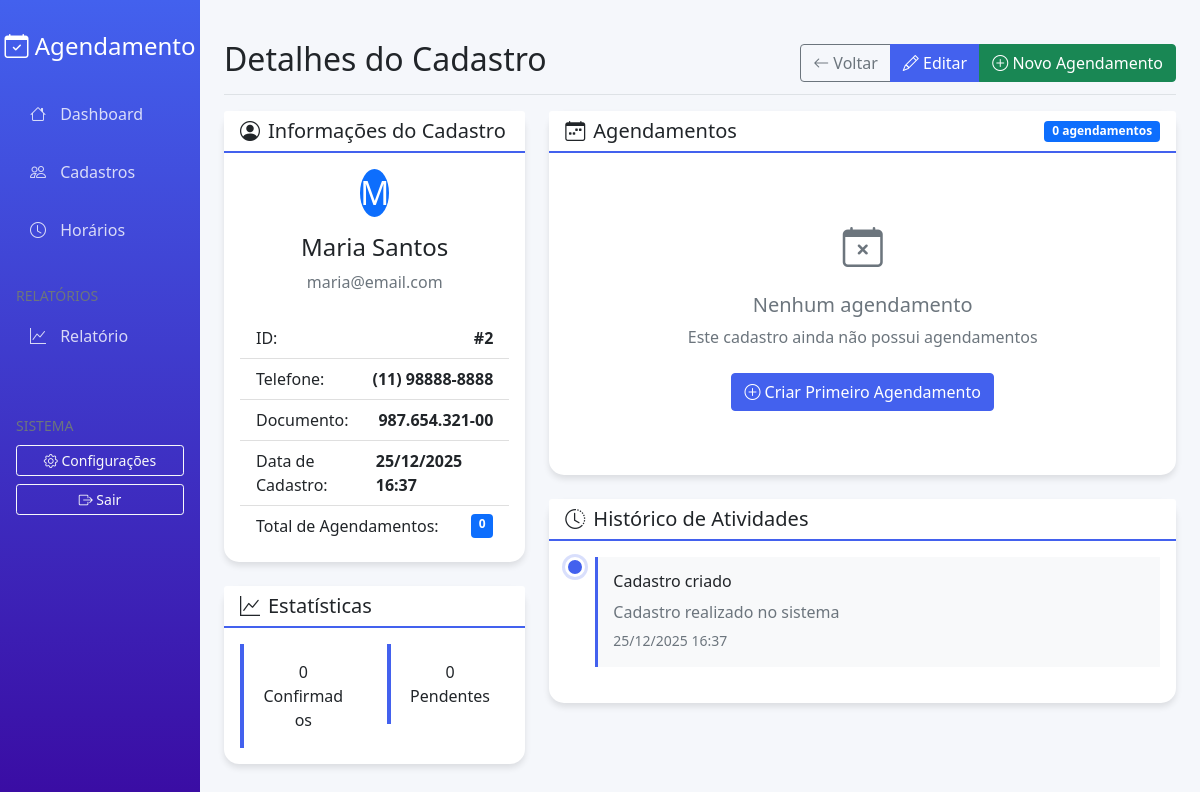
The app's page /cadastros/2 with its own data.
### models/Cadastro.py (models this page shows, shortened)
class Cadastro(db.Model):
    __tablename__ = 'cadastros'
    id = db.Column(db.Integer, primary_key=True)
    nome = db.Column(db.String(100), nullable=False)
    email = db.Column(db.String(100), unique=True, nullable=False)
    telefone = db.Column(db.String(20))
    documento = db.Column(db.String(20), unique=True)
    data_criacao = db.Column(db.DateTime, default=datetime.utcnow)
    horarios = db.relationship('Horario', backref='cadastro', lazy=True, cascade='all, delete-orphan')

### app.py (the view)
    @app.route('/cadastros/<int:id>')
    def visualizar_cadastro(id):
        with app.app_context():
            cadastro = Cadastro.query.get_or_404(id)
            horarios = Horario.query.filter_by(cadastro_id=id).order_by(Horario.data.desc(), Horario.hora_inicio).all()
            hoje = date.today()
            horarios_confirmados = len([h for h in horarios if h.status == 'confirmado'])
            horarios_pendentes = len([h for h in horarios if h.status == 'pendente'])
            atividades = [
                {'titulo': 'Cadastro criado', 'descricao': 'Cadastro realizado no sistema', 'data': cadastro.data_criacao},
                {'titulo': 'Primeiro agendamento', 'descricao': 'Primeiro horário agendado', 'data': datetime.now() - timedelta(days=5)} if horarios else None,
                {'titulo': 'Atualização de dados', 'descricao': 'Informações atualizadas', 'data': datetime.now() - timedelta(days=2)} if cadastro.data_criacao < datetime.now() - timedelta(days=2) else None
            ]
            atividades = [a for a in atividades if a is not None]
            return render_template('cadastros/visualizar.html',
                                 cadastro=cadastro,
                                 horarios=horarios,
                                 hoje=hoje,
                                 horarios_confirmados=horarios_confirmados,
                                 horarios_pendentes=horarios_pendentes,
                                 atividades=atividades)

### templates/cadastros/visualizar.html (shortened to what this page needs)
{% extends "base.html" %}
{% block page_title %}Detalhes do Cadastro{% endblock %}
{% block page_actions %}
<div class="btn-group">
    <a href="{{ url_for('listar_cadastros') }}" class="btn btn-outline-secondary">
        <i class="bi bi-arrow-left"></i> Voltar
    </a>
    <a href="{{ url_for('editar_cadastro', id=cadastro.id) }}" class="btn btn-primary">
        <i class="bi bi-pencil"></i> Editar
    </a>
    <a href="{{ url_for('criar_horario') }}?cadastro={{ cadastro.id }}" class="btn btn-success">
        <i class="bi bi-plus-circle"></i> Novo Agendamento
    </a>
</div>
{% endblock %}
{% block content %}
<div class="row">
    <div class="col-md-4">
        <div class="card mb-4">
            <div class="card-header">
                <h5 class="mb-0">
                    <i class="bi bi-person-circle me-2"></i>Informações do Cadastro
                </h5>
            </div>
            <div class="card-body">
                <div class="text-center mb-4">
                    <div class="avatar-xl bg-primary rounded-circle d-inline-flex align-items-center justify-content-center">
                        <span class="text-white fs-2">{{ cadastro.nome[:1]|upper }}</span>
                    </div>
                    <h4 class="mt-3">{{ cadastro.nome }}</h4>
                    <p class="text-muted">{{ cadastro.email }}</p>
                </div>
                <div class="list-group list-group-flush">
                    <div class="list-group-item d-flex justify-content-between">
                        <span>ID:</span>
                        <strong>#{{ cadastro.id }}</strong>
                    </div>
                    {% if cadastro.telefone %}
                    <div class="list-group-item d-flex justify-content-between">
                        <span>Telefone:</span>
                        <strong>{{ cadastro.telefone }}</strong>
                    </div>
                    {% endif %}
                    {% if cadastro.documento %}
                    <div class="list-group-item d-flex justify-content-between">
                        <span>Documento:</span>
                        <strong>{{ cadastro.documento }}</strong>
                    </div>
                    {% endif %}
                    <div class="list-group-item d-flex justify-content-between">
                        <span>Data de Cadastro:</span>
                        <strong>{{ cadastro.data_criacao.strftime('%d/%m/%Y %H:%M') }}</strong>
                    </div>
                    <div class="list-group-item d-flex justify-content-between">
                        <span>Total de Agendamentos:</span>
                        <span class="badge bg-primary">{{ cadastro.horarios|length }}</span>
                    </div>
                </div>
            </div>
        </div>
        <div class="card">
            <div class="card-header">
                <h5 class="mb-0">
                    <i class="bi bi-graph-up me-2"></i>Estatísticas
                </h5>
            </div>
            <div class="card-body">
                <div class="row text-center">
                    <div class="col-6">
                        <div class="stat-card p-3">
                            <div class="stat-number">{{ horarios_confirmados }}</div>
                            <div class="stat-label">Confirmados</div>
                        </div>
                    </div>
                    <div class="col-6">
                        <div class="stat-card p-3">
                            <div class="stat-number">{{ horarios_pendentes }}</div>
                            <div class="stat-label">Pendentes</div>
                        </div>
                    </div>
                </div>
            </div>
        </div>
    </div>
    <div class="col-md-8">
        <div class="card">
            <div class="card-header d-flex justify-content-between align-items-center">
                <h5 class="mb-0">
                    <i class="bi bi-calendar-week me-2"></i>Agendamentos
                </h5>
                <span class="badge bg-primary">{{ cadastro.horarios|length }} agendamentos</span>
            </div>
            <div class="card-body">
                {% if cadastro.horarios %}
                <div class="table-responsive">
                    <table class="table table-hover">
                        <thead>
                            <tr>
                                <th>Data</th>
                                <th>Horário</th>
                                <th>Serviço</th>
                                <th>Status</th>
                                <th class="text-end">Ações</th>
                            </tr>
                        </thead>
                        <tbody>
                            {% for horario in cadastro.horarios|sort(attribute='data', reverse=True) %}
                            <tr>
                                <td>
                                    <strong>{{ horario.data.strftime('%d/%m/%Y') }}</strong>
                                </td>
                                <td>
                                    {{ horario.hora_inicio.strftime('%H:%M') }} - {{ horario.hora_fim.strftime('%H:%M') }}
                                </td>
                                <td>
                                    {% if horario.descricao %}
                                    {{ horario.descricao[:50] }}
                                    {% if horario.descricao|length > 50 %}...{% endif %}
                                    {% else %}
                                    <span class="text-muted">Sem descrição</span>
                                    {% endif %}
                                </td>
                                <td>
                                    {% if horario.data > hoje %}
                                    <span class="badge bg-success">Agendado</span>
                                    {% else %}
                                    <span class="badge bg-secondary">Realizado</span>
                                    {% endif %}
                                </td>
                                <td class="text-end">
                                    <div class="btn-group btn-group-sm">
                                        <a href="{{ url_for('visualizar_horario', id=horario.id) }}"
                                           class="btn btn-outline-primary" title="Visualizar">
                                            <i class="bi bi-eye"></i>
                                        </a>
                                        <a href="{{ url_for('editar_horario', id=horario.id) }}"
                                           class="btn btn-outline-success" title="Editar">
                                            <i class="bi bi-pencil"></i>
                                        </a>
                                    </div>
                                </td>
                            </tr>
                            {% endfor %}
                        </tbody>
                    </table>
                </div>
                {% else %}
                <div class="text-center py-5">
                    <div class="text-muted">
                        <i class="bi bi-calendar-x fs-1"></i>
                        <h5 class="mt-3">Nenhum agendamento</h5>
                        <p>Este cadastro ainda não possui agendamentos</p>
                        <a href="{{ url_for('criar_horario') }}?cadastro={{ cadastro.id }}"
                           class="btn btn-primary mt-2">
                            <i class="bi bi-plus-circle"></i> Criar Primeiro Agendamento
                        </a>
                    </div>
                </div>
                {% endif %}
            </div>
        </div>
        <div class="card mt-4">
            <div class="card-header">
                <h5 class="mb-0">
                    <i class="bi bi-clock-history me-2"></i>Histórico de Atividades
                </h5>
            </div>
            <div class="card-body">
                <div class="timeline">
                    {% for atividade in atividades %}
                    <div class="timeline-item">
                        <div class="timeline-marker"></div>
                        <div class="timeline-content">
                            <h6>{{ atividade.titulo }}</h6>
                            <p class="text-muted mb-1">{{ atividade.descricao }}</p>
                            <small class="text-muted">{{ atividade.data.strftime('%d/%m/%Y %H:%M') }}</small>
                        </div>
                    </div>
                    {% else %}
                    <div class="text-center text-muted py-4">
                        <i class="bi bi-info-circle fs-1"></i>
                        <p class="mt-2">Nenhuma atividade registrada</p>
                    </div>
                    {% endfor %}
                </div>
            </div>
        </div>
    </div>
</div>
{% endblock %}

### templates/base.html (style rules this page uses)
:root { --primary-color: #4361ee; --secondary-color: #3a0ca3; --success-color: #4cc9f0; --light-color: #f8f9fa; }
body { background-color: #f5f7fb; font-family: 'Segoe UI', Tahoma, Geneva, Verdana, sans-serif; }
.card { border: none; border-radius: 15px; box-shadow: 0 4px 6px rgba(0, 0, 0, 0.1); transition: transform 0.3s; }
.card-header { background-color: white; border-bottom: 2px solid var(--primary-color); font-weight: 600; }
.btn-primary { background-color: var(--primary-color); border-color: var(--primary-color); }
.stat-card { border-left: 4px solid var(--primary-color); }

### templates/cadastros/visualizar.html (style rules this page uses)
.timeline { position: relative; padding-left: 30px; }
.timeline-item { position: relative; margin-bottom: 20px; }
.timeline-marker { position: absolute; left: -30px; top: 0; width: 20px; height: 20px; border-radius: 50%; background: var(--primary-color); border: 3px solid white; box-shadow: 0 0 0 3px rgba(67, 97, 238, 0.2); }
.timeline-content { background: var(--light-color); padding: 15px; border-radius: var(--border-radius-sm); border-left: 3px solid var(--primary-color); }

### records on screen
Cadastro: nome "M", nome "Maria Santos", email "maria@email.com", id "2", telefone "(11) 98888-8888", documento "987.654.321-00", data_criacao "25/12/2025 16:37", data "25/12/2025 16:37"

### other values on screen
{{ cadastro.horarios|length }} "0"
{{ horarios_confirmados }} "0"
{{ horarios_pendentes }} "0"
{{ atividade.titulo }} "Cadastro criado"
{{ atividade.descricao }} "Cadastro realizado no sistema"
